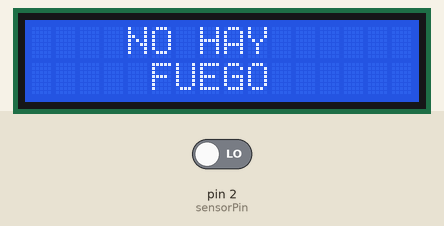
Recording of a sketch running on a simulated Arduino Uno, built with avr-gcc and run on an emulated ATmega328P. Parts: 16×2 character LCD. The test bench sets the inputs (shaded band); at power-on: pin 2 (sensorPin) LOW.

Above: at 1.2 s.
1.3 s: pin 2 (sensorPin) driven HIGH
At 2.5 s:
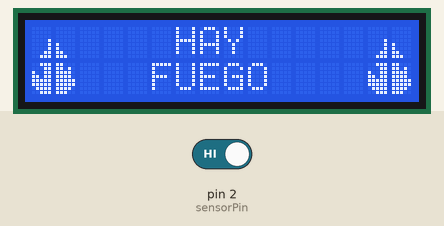
2.8 s: pin 2 (sensorPin) driven LOW
At 3.5 s:
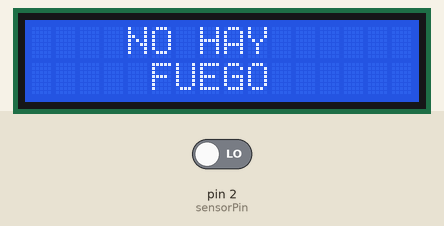
Timing chart, 0 to 5.8 s (numbered marks = the images above; inputs shaded):
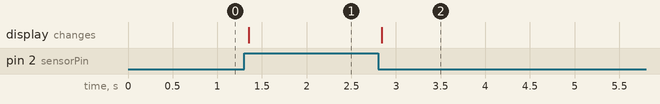

The sketch:

Main.ino
```cpp
#include <Wire.h>
#include <LiquidCrystal_I2C.h>
#include <LibSimbolos.cpp>
/*El otro archivo se tiene que poner en la misma carpeta en donde está este, si no funciona copiar el código de allí justo encima de este comentario. */

const byte sensorPin = 2;

boolean sensorDetecta = false;
boolean bloqueoDetecta = true;

LiquidCrystal_I2C lcd(0x27, 16, 2);

void setup()
{
    pinMode(sensorPin, INPUT);

    lcd.init();
    lcd.backlight();
    lcd.createChar(0, fire0);
    lcd.createChar(1, fire1);
    lcd.createChar(2, fire2);
    lcd.createChar(3, fire3);

    //lcd.write(byte(0));
}

void loop()
{
    sensorDetecta = digitalRead(sensorPin);

    if (sensorDetecta && !bloqueoDetecta)
    {
        escribirFuego();
        bloqueoDetecta = true;
    }
    if (!sensorDetecta && bloqueoDetecta)
    {
        escribirNoFuego();
        bloqueoDetecta = false;
    }
}

void escribirFuego()
{
    limpiarPantalla();
    //parte izquierda
    lcd.setCursor(0, 0);
    lcd.write(byte(0));
    lcd.write(byte(1));
    lcd.setCursor(0, 1);
    lcd.write(byte(2));
    lcd.write(byte(3));
    //parte derecha
    lcd.setCursor(14, 0);
    lcd.write(byte(0));
    lcd.write(byte(1));
    lcd.setCursor(14, 1);
    lcd.write(byte(2));
    lcd.write(byte(3));

    lcd.setCursor(6, 0);
    lcd.print("HAY");
    lcd.setCursor(5, 1);
    lcd.print("FUEGO");
}

void escribirNoFuego()
{
    limpiarPantalla();
    lcd.setCursor(4, 0);
    lcd.print("NO HAY");
    lcd.setCursor(5, 1);
    lcd.print("FUEGO");
}

void limpiarPantalla()
{
    lcd.setCursor(0, 0);
    lcd.print("                ");
    lcd.setCursor(0, 1);
    lcd.print("                ");
}
```

LibSimbolos.cpp
```cpp
byte fire0[8] = {
    B00000,
    B00000,
    B00000,
    B00001,
    B00001,
    B00001,
    B00011,
    B00111};
byte fire1[8] = {
    B00000,
    B00000,
    B00000,
    B00000,
    B10000,
    B10000,
    B11000,
    B11100};
byte fire2[8] = {
    B00111,
    B00011,
    B10011,
    B11011,
    B11111,
    B11111,
    B01111,
    B00111};
byte fire3[8] = {
    B11000,
    B11010,
    B11110,
    B11110,
    B11111,
    B11111,
    B11110,
    B11100};
```

Measured:
- after the input at 1.3 s, the display: changes after 0.05 s (image 1)
- after the input at 2.8 s, the display: changes at once (image 2)
